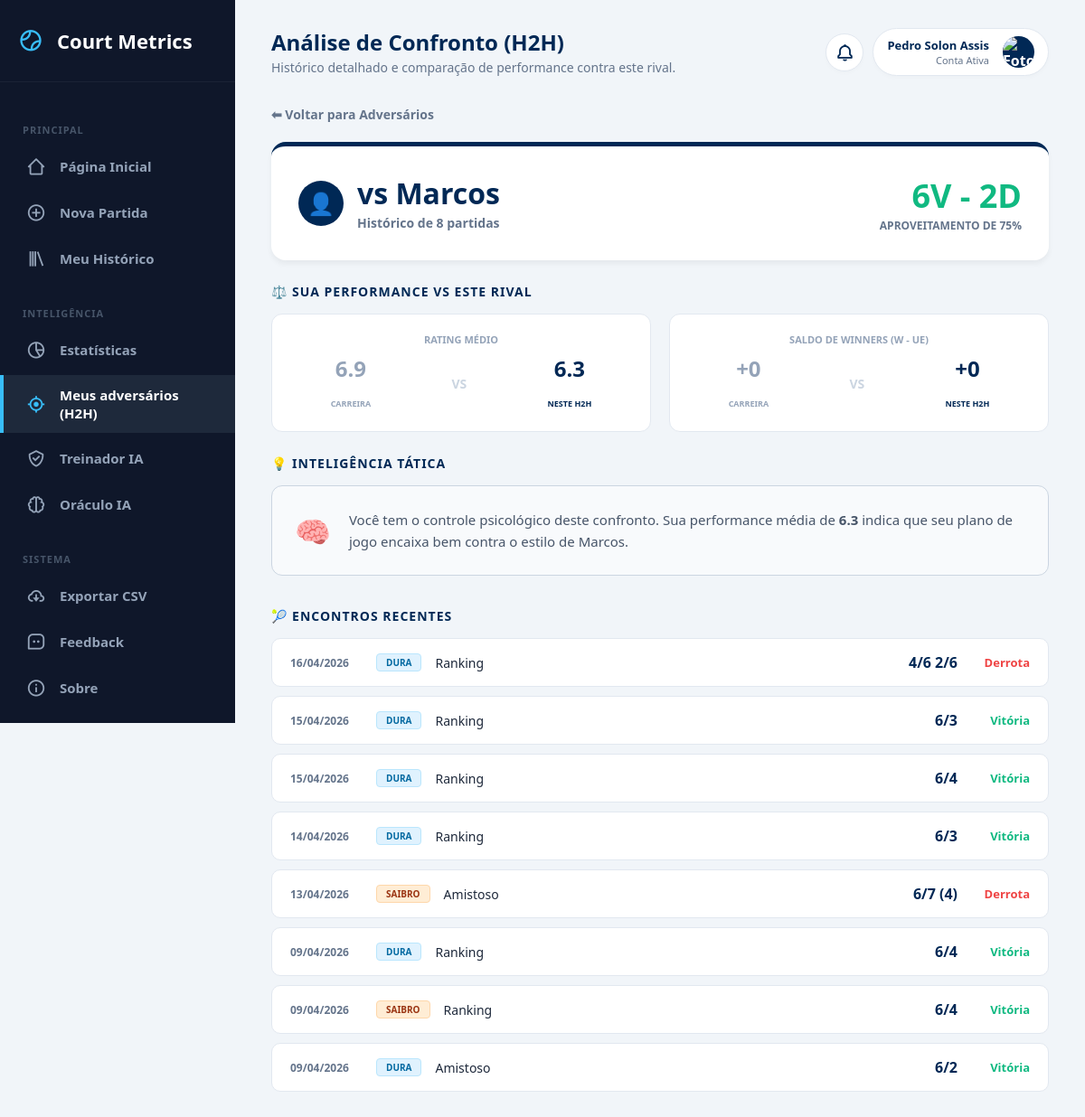
Page /h2h/Marcos (signed in) on the earlier database version.
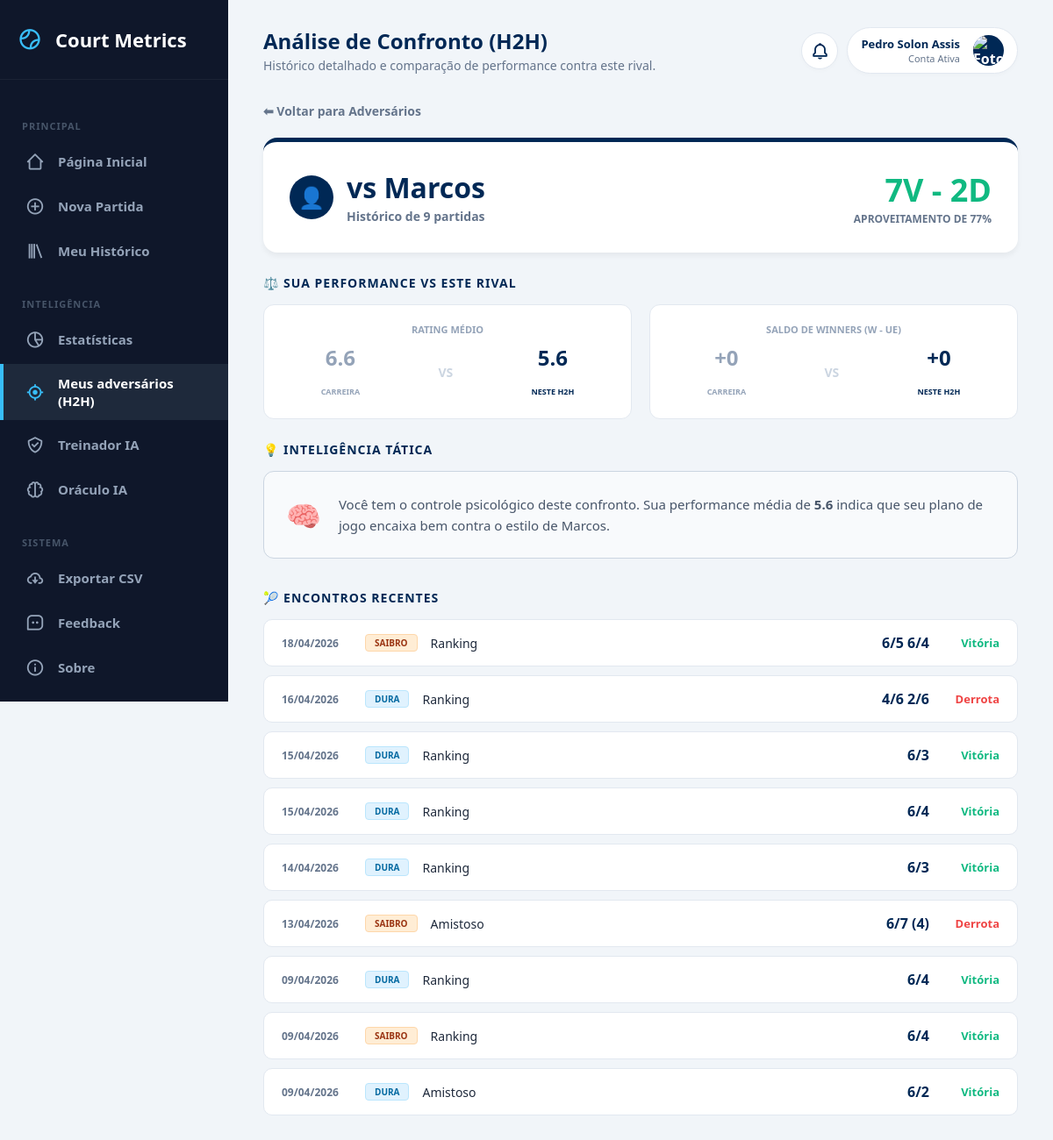
Same page on the later database version.
### tables this page shows
CREATE TABLE matches (
        id INTEGER PRIMARY KEY AUTOINCREMENT,
        opponent TEXT,
        categoria TEXT,
        match_type TEXT, 
        surface TEXT,
        result TEXT,
        score TEXT,
        match_format TEXT,
        partner TEXT,
        opp_partner TEXT,
        forehand INTEGER,
        backhand INTEGER,
        serve INTEGER,
        first_serve INTEGER,
        second_serve INTEGER,
        double_faults INTEGER,
        return_serve INTEGER,
        slice INTEGER,
        volley INTEGER,
        smash INTEGER,
        dropshot INTEGER,
        footwork INTEGER,
        strategy INTEGER,
        winners INTEGER,
        unforced_errors INTEGER,
        performance_rating REAL,
        notes TEXT,
        match_date TEXT /* NOVA COLUNA: ÍNDICE 27 */
    , game_format TEXT DEFAULT 'Padrão', user_id INTEGER, mental_focus INTEGER DEFAULT 0, mental_resilience INTEGER DEFAULT 0, mental_confidence INTEGER DEFAULT 0, mental_pressure INTEGER DEFAULT 0, clutch_bp_saved INTEGER DEFAULT 0, clutch_bp_won INTEGER DEFAULT 0, momentum_lost_streak INTEGER DEFAULT 0, mental_tags TEXT DEFAULT "");

### app.py (the view)
@app.route("/h2h/<path:opponent>")
@login_required
def h2h(opponent):
    conn = sqlite3.connect("database.db")
    c = conn.cursor()
    c.execute("""
        SELECT * FROM matches
        WHERE user_id = ? AND CASE WHEN match_format LIKE '%Duplas%' THEN opponent || ' & ' || opp_partner ELSE opponent END = ?
        ORDER BY match_date DESC
    """, (session["user_id"], opponent))
    matches = c.fetchall()
    c.execute("SELECT AVG(performance_rating), AVG(winners), AVG(unforced_errors) FROM matches WHERE user_id = ?", (session["user_id"],))
    career_avg = c.fetchone()
    conn.close()
    if not matches:
        return redirect("/adversarios")
    return render_template("h2h_detail.html", matches=matches, opponent=opponent, career_avg=career_avg)

### app.py (called while the page is built)
def login_required(f):
    @wraps(f)
    def decorated_function(*args, **kwargs):
        if "user_id" not in session:
            return redirect("/login")
        return f(*args, **kwargs)
    return decorated_function

@app.context_processor
def inject_notifications():
    if "user_id" not in session:
        return dict(notifications=[])
    conn = sqlite3.connect("database.db")
    conn.row_factory = sqlite3.Row
    c = conn.cursor()
    c.execute("SELECT * FROM notifications WHERE user_id = ? AND is_read = 0 ORDER BY created_at DESC", (session["user_id"],))
    notifs = c.fetchall()
    conn.close()
    return dict(notifications=notifs)

### templates/h2h_detail.html (shortened to what this page needs)
{% extends 'base.html' %}
{% block page_title %}Análise de Confronto (H2H){% endblock %}
{% block page_subtitle %}Histórico detalhado e comparação de performance contra este rival.{% endblock %}
{% block content %}
<div class="container" style="max-width: 1000px; margin: 0 auto; padding-bottom: 50px;">
    <div style="margin-bottom: 20px;">
        <a href="/adversarios" style="color: var(--text-slate); text-decoration: none; font-weight: bold; font-size: 14px;">⬅ Voltar para Adversários</a>
    </div>
    <div class="h2h-header">
        <div style="flex: 1; min-width: 250px;">
            <div style="display: flex; align-items: center; gap: 15px;">
                <div style="width: 50px; height: 50px; background: var(--atp-blue); border-radius: 50%; display: flex; align-items: center; justify-content: center; color: white; font-size: 24px;">
                    {% if '&' in opponent %}👥{% else %}👤{% endif %}
                </div>
                <div>
                    <h1 style="margin: 0; color: var(--atp-blue);">vs {{ opponent }}</h1>
                    <span style="font-size: 14px; color: var(--text-slate); font-weight: bold;">Histórico de {{ matches|length }} partidas</span>
                </div>
            </div>
        </div>
        {% set wins = matches|selectattr(5, 'equalto', 'Vitória')|list|length %}
        <div style="text-align: right; min-width: 150px;">
            <div style="font-size: 36px; font-weight: 900; color: #10b981;">{{ wins }}V - {{ matches|length - wins }}D</div>
            <div style="font-size: 12px; font-weight: bold; color: var(--text-slate); text-transform: uppercase;">Aproveitamento de {{ ((wins / matches|length) * 100)|int }}%</div>
        </div>
    </div>
    <h3 style="color: var(--atp-blue); margin-bottom: 15px; text-transform: uppercase; font-size: 14px; letter-spacing: 1px;">⚖️ Sua Performance vs Este Rival</h3>
    <div class="compare-grid">
        <div class="stat-card">
            <span class="stat-label">Rating Médio</span>
            <div class="stat-row">
                <div class="stat-value" style="color: #94a3b8;">{{ "%.1f"|format(career_avg[0] or 0) }}<br><small style="font-size: 9px;">CARREIRA</small></div>
                <div class="stat-vs">VS</div>
                {% set current_avg = (matches|sum(attribute=25) / matches|length) %}
                <div class="stat-value">{{ "%.1f"|format(current_avg) }}<br><small style="font-size: 9px;">NESTE H2H</small></div>
            </div>
        </div>
        <div class="stat-card">
            <span class="stat-label">Saldo de Winners (W - UE)</span>
            <div class="stat-row">
                {% set career_saldo = (career_avg[1] or 0) - (career_avg[2] or 0) %}
                <div class="stat-value" style="color: #94a3b8;">{{ "%+d"|format(career_saldo|int) }}<br><small style="font-size: 9px;">CARREIRA</small></div>
                <div class="stat-vs">VS</div>
                {% set h2h_winners = matches|sum(attribute=23) / matches|length %}
                {% set h2h_errors = matches|sum(attribute=24) / matches|length %}
                <div class="stat-value">{{ "%+d"|format((h2h_winners - h2h_errors)|int) }}<br><small style="font-size: 9px;">NESTE H2H</small></div>
            </div>
        </div>
    </div>
    <h3 style="color: var(--atp-blue); margin-bottom: 15px; text-transform: uppercase; font-size: 14px; letter-spacing: 1px;">💡 Inteligência Tática</h3>
    {% if matches|length >= 3 %}
        <div class="intelligence-box">
            <span style="font-size: 32px;">🧠</span>
            <div style="font-size: 15px; color: #475569; line-height: 1.6;">
                {% if wins / matches|length >= 0.6 %}
                    Você tem o controle psicológico deste confronto. Sua performance média de <strong>{{ "%.1f"|format(current_avg) }}</strong> indica que seu plano de jogo encaixa bem contra o estilo de {{ opponent }}.
                {% elif wins / matches|length <= 0.4 %}
                    Este adversário tem sido um desafio tático. Note que seu saldo de agressividade neste H2H é de <strong>{{ (h2h_winners - h2h_errors)|int }}</strong>. Talvez seja hora de reduzir os riscos e focar em consistência.
                {% else %}
                    O confronto está em equilíbrio total. As partidas são decididas nos detalhes. Mantenha o foco nos fundamentos que apresentaram maior nota nos últimos encontros.
                {% endif %}
            </div>
        </div>
    {% else %}
        <div class="no-data-msg">
            <i class='bx bx-info-circle'></i> Amostra insuficiente. O Oráculo precisa de pelo menos <strong>3 jogos</strong> contra este adversário para traçar um padrão tático confiável.
        </div>
    {% endif %}
    <h3 style="color: var(--atp-blue); margin: 35px 0 15px 0; text-transform: uppercase; font-size: 14px; letter-spacing: 1px;">🎾 Encontros Recentes</h3>
    {% for match in matches %}
    <a href="/match/{{ match[0] }}" class="match-line">
        <div style="display: flex; align-items: center; gap: 15px;">
            <div style="font-size: 12px; font-weight: bold; color: var(--text-slate); width: 80px;">{{ match[27][8:10] }}/{{ match[27][5:7] }}/{{ match[27][0:4] }}</div>
            {% if 'Saibro' in match[4] %}
                <span class="surface-pill pill-saibro">Saibro</span>
            {% else %}
                <span class="surface-pill pill-dura">Dura</span>
            {% endif %}
            <span style="font-size: 14px; color: #1e293b;">{{ match[3] }}</span>
        </div>
        <div style="display: flex; align-items: center; gap: 20px;">
            <span style="font-weight: 800; color: var(--atp-blue);">{{ match[6] | replace(' /', '') | replace('/ ', '') }}</span>
            <span style="font-weight: bold; font-size: 13px; color: {% if match[5] == 'Vitória' %}#10b981{% else %}#ef4444{% endif %}; min-width: 60px; text-align: right;">{{ match[5] }}</span>
        </div>
    </a>
    {% endfor %}
</div>
{% endblock %}

### templates/base.html (shortened to what this page needs)
<!DOCTYPE html>
<html lang="pt-BR">
<head>
    <link href="https://cdnjs.cloudflare.com/ajax/libs/cropperjs/1.5.13/cropper.min.css" rel="stylesheet">
    <link rel="stylesheet" href="{{ url_for('static', filename='style.css') }}">
    <link href='https://unpkg.com/boxicons@2.1.4/css/boxicons.min.css' rel='stylesheet'>
</head>
<body>
    <nav class="sidebar" id="sidebar">
        <div class="sidebar-logo">
            <i class='bx bx-tennis-ball'></i>
            Court Metrics
        </div>
        <div class="nav-menu">
            <div class="nav-title">Principal</div>
            <a href="/" class="nav-item {% if request.path == '/' %}active{% endif %}">
                <i class='bx bx-home-alt-2'></i> Página Inicial
            </a>
            <a href="/new_match" class="nav-item {% if request.path == '/new_match' %}active{% endif %}">
                <i class='bx bx-plus-circle'></i> Nova Partida
            </a>
            <a href="/history" class="nav-item {% if request.path == '/history' %}active{% endif %}">
                <i class='bx bx-library'></i> Meu Histórico
            </a>
            <div class="nav-title">Inteligência</div>
            <a href="/insights" class="nav-item {% if request.path == '/insights' %}active{% endif %}">
                <i class='bx bx-pie-chart-alt-2'></i> Estatísticas
            </a>
           <a href="/adversarios" class="nav-item {% if request.path == '/adversarios' or '/h2h/' in request.path %}active{% endif %}">
                <i class='bx bx-target-lock'></i> Meus adversários (H2H)
            </a>
            <a href="/treinador" class="nav-item {% if request.path == '/treinador' %}active{% endif %}">
                <i class='bx bx-check-shield'></i> Treinador IA
            </a>
            <a href="/simulador" class="nav-item {% if request.path == '/simulador' %}active{% endif %}">
                <i class='bx bx-brain'></i> Oráculo IA
            </a>
            <div class="nav-title">Sistema</div>
            <a href="/export" class="nav-item">
                <i class='bx bx-cloud-download'></i> Exportar CSV
            </a>
            <a href="/feedback" class="nav-item {% if request.path == '/feedback' %}active{% endif %}">
                <i class='bx bx-message-square-dots'></i> Feedback
            </a>
            <a href="/sobre" class="nav-item {% if request.path == '/sobre' %}active{% endif %}">
                <i class='bx bx-info-circle'></i> Sobre
            </a>
        </div>
    </nav>
    <main class="main-content">
        <header class="top-header">
            <div class="header-title-area">
                <div>
                    <h1 style="margin: 0; color: var(--atp-blue); font-size: 24px;">{% block page_title %}Visão Geral{% endblock %}</h1>
                    <span style="color: var(--text-slate); font-size: 14px;">{% block page_subtitle %}Acompanhe sua evolução na quadra.{% endblock %}</span>
                </div>
            </div>
            <div style="display: flex; align-items: center;">
                <div class="notification-container">
                    <div class="notification-btn" id="notifBtn">
                        <i class='bx bx-bell'></i>
                    </div>
                </div>
                <div class="profile-container">
                    <div class="user-profile" id="profileBtn">
                        <div style="text-align: right;">
                            <div style="font-size: 13px; font-weight: bold; color: var(--atp-blue);">
                                {% if session.first_name and session.last_name %} {{ session.first_name }} {{ session.last_name }} {% else %} {{ session.username }} {% endif %}
                            </div>
                            <div style="font-size: 11px; color: var(--text-slate);">Conta Ativa</div>
                        </div>
                        <div class="user-avatar">
                            {% if session.profile_pic %}<img src="{{ url_for('static', filename=session.profile_pic) }}" alt="Foto">
                            {% elif session.first_name %}{{ session.first_name[0]|upper }}
                            {% elif session.username %}{{ session.username[0]|upper }}
                            {% else %}U{% endif %}
                        </div>
                    </div>
                </div>
            </div>
        </header>
        {% block content %}
        {% endblock %}
    </main>
</body>
</html>

### static/style.css (style rules this page uses)
:root { --bg-fundo: #F5F7FA; --bg-card: #FFFFFF; --texto-escuro: #333333; --texto-claro: #666666; --verde-tenis: #8BC34A; --azul-piscina: #26A69A; --borda: #E0E0E0; }
body { font-family: 'Segoe UI', Tahoma, Geneva, Verdana, sans-serif; background-color: var(--bg-fundo); color: var(--texto-escuro); margin: 0; padding: 0; }
.container { max-width: 900px; margin: 0 auto; }
h1, h2, h3 { color: var(--texto-escuro); }

### templates/base.html (style rules this page uses)
:root { --atp-blue: #002855; --tennis-green: #d1ff00; --text-slate: #64748b; --sidebar-bg: #0f172a; --sidebar-hover: #1e293b; --sidebar-text: #94a3b8; --sidebar-active: #38bdf8; }
body { margin: 0; padding: 0; font-family: 'Segoe UI', Tahoma, sans-serif; background-color: #f1f5f9; display: flex; min-height: 100vh; overflow-x: hidden; }
.sidebar { width: 260px; background-color: var(--sidebar-bg); color: white; display: flex; flex-direction: column; position: fixed; top: 0; left: 0; height: 100vh; overflow-y: auto; transition: transform 0.3s ease; z-index: 1000; }
.sidebar-logo { padding: 30px 20px; display: flex; align-items: center; gap: 15px; font-size: 22px; font-weight: 900; color: white; border-bottom: 1px solid rgba(255,255,255,0.05); }
.sidebar-logo i { color: var(--sidebar-active); font-size: 28px; }
.nav-menu { flex: 1; padding: 20px 0; display: flex; flex-direction: column; gap: 5px; }
.nav-item { padding: 12px 25px; display: flex; align-items: center; gap: 15px; color: var(--sidebar-text); text-decoration: none; font-weight: 600; font-size: 15px; transition: 0.2s; border-left: 4px solid transparent; }
.nav-item i { font-size: 22px; }
.nav-item.active { background-color: var(--sidebar-hover); color: white; border-left-color: var(--sidebar-active); }
.nav-item.active i { color: var(--sidebar-active); }
.nav-title { font-size: 11px; text-transform: uppercase; color: #475569; font-weight: 900; letter-spacing: 1px; padding: 15px 25px 5px 25px; margin-top: 10px; }
.main-content { flex: 1; margin-left: 260px; padding: 30px 40px; box-sizing: border-box; width: calc(100% - 260px); transition: margin 0.3s ease, width 0.3s ease; }
.top-header { display: flex; justify-content: space-between; align-items: center; margin-bottom: 30px; }
.header-title-area { display: flex; align-items: center; }
.user-profile { display: flex; align-items: center; gap: 15px; background: white; padding: 8px 15px; border-radius: 30px; box-shadow: 0 2px 5px rgba(0,0,0,0.02); border: 1px solid #e2e8f0; cursor: pointer; }
.user-avatar { width: 35px; height: 35px; background: var(--atp-blue); color: white; border-radius: 50%; display: flex; align-items: center; justify-content: center; font-weight: bold; overflow: hidden; }
.user-avatar img { width: 100%; height: 100%; object-fit: cover; }
.profile-container { position: relative; z-index: 100; }
.notification-container { position: relative; z-index: 101; margin-right: 10px; }
.notification-btn { width: 40px; height: 40px; background: white; border-radius: 50%; display: flex; align-items: center; justify-content: center; border: 1px solid #e2e8f0; box-shadow: 0 2px 5px rgba(0,0,0,0.02); cursor: pointer; transition: 0.2s; position: relative; }
.notification-btn i { font-size: 22px; color: var(--atp-blue); }

Differences in the rows shown:
added matches: match_date "18", match_date "04", match_date "2026", surface "SAIBRO", match_type "Ranking", score "6/5 6/4", result "Vitória"
Other differences:
{{ matches|length }}: "8" → "9"
{{ wins }}: "6" → "7"
{{ ((wins / matches|length) * 100)|int }}: "75" → "77"
{{ "%.1f"|format(career_avg[0] or 0) }}: "6.9" → "6.6"
{{ "%.1f"|format(current_avg) }}: "6.3" → "5.6"
